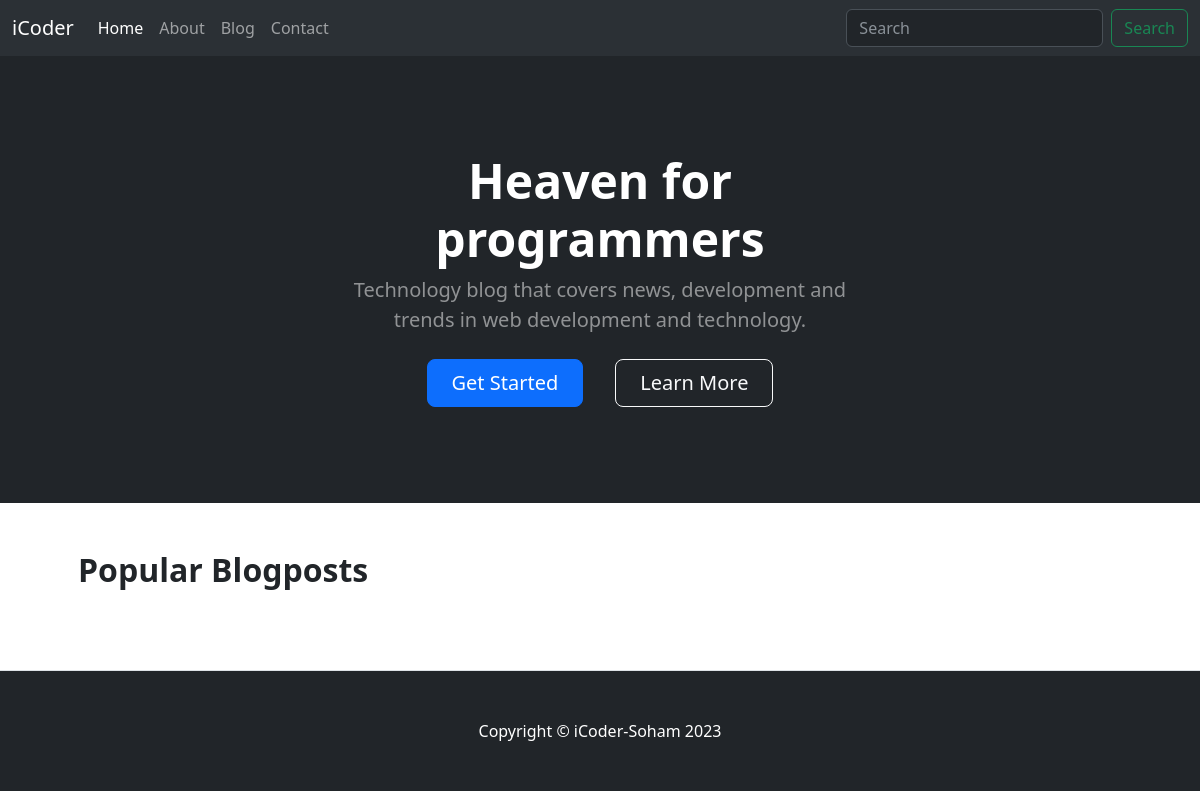
Before: / with the older database file.
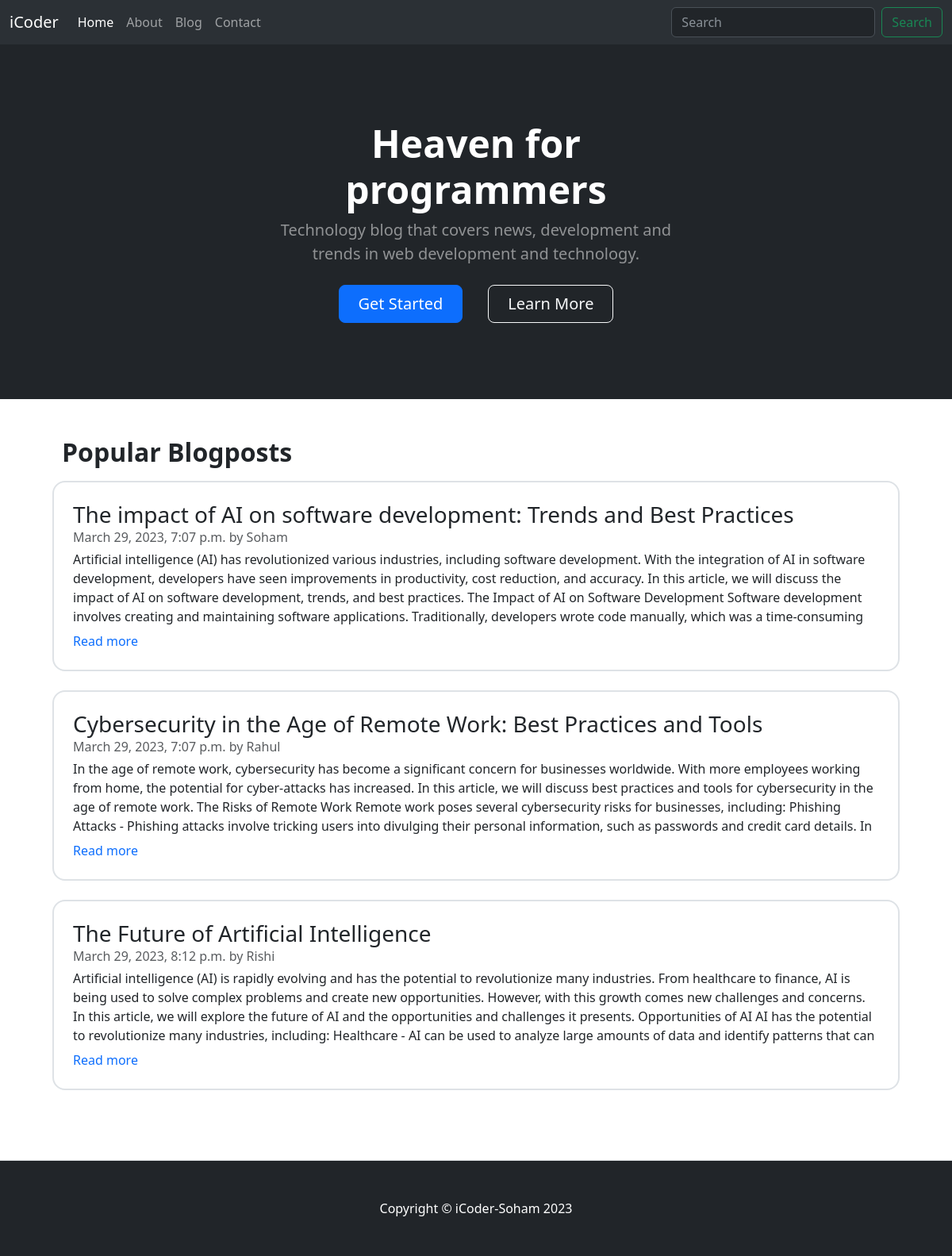
After: the same page with the newer database file.
### blog/models.py (models this page shows, shortened)
class Post(models.Model):
    sno = models.AutoField(primary_key=True)
    title = models.CharField(max_length=255)
    author = models.CharField(max_length=13)
    content = models.TextField()
    timestamp = models.DateTimeField(blank=True)
    slug = models.SlugField(null=True, max_length=255)
    def get_absolute_url(self):
        return reverse("post_detail", kwargs={"slug": self.slug})

### home/views.py (the view)
# urls.py: path("", views.home, name='home'),
def home(request):
    allPosts = Post.objects.all()[:3]
    context = {"allPosts":allPosts}
    return render(request, "home/home.html", context)

### templates/home/home.html (shortened to what this page needs)
{% extends '../base.html' %}
{% block body %}
<header class="bg-dark py-5">
    <div class="container px-5">
        <div class="row gx-5 justify-content-center">
            <div class="col-lg-6">
                <div class="text-center my-5">
                    <h1 class="display-5 fw-bolder text-white mb-2">Heaven for programmers</h1>
                    <p class="lead text-white-50 mb-4">Technology blog that covers news, development and trends in web
                        development and technology.</p>
                    <div class="d-grid gap-3 d-sm-flex justify-content-sm-center">
                        <a class="btn btn-primary btn-lg px-4 me-sm-3" href="/blog">Get Started</a>
                        <a class="btn btn-outline-light btn-lg px-4" href="/about">Learn More</a>
                    </div>
                </div>
            </div>
        </div>
    </div>
</header>
<section class="py-5 border-bottom" id="features">
    <div class="container px-5 md-2">
        <h2 class="fw-bolder">Popular Blogposts</h2>
        <div class="row my-3">
            {% for post in allPosts %}
            <div
                class="row g-0 border border-2 rounded-4 overflow-hidden flex-md-row mb-4 h-md-250 position-relative postcard">
                <div class="col p-4 d-flex flex-column position-static sidecont">
                    <h3 class="mb-0">{{post.title}}</h3>
                    <div class="mb-1 text-muted">{{post.timestamp}} by {{post.author}}</div>
                    <p class="card-text mb-1">{{post.content|truncatechars:600}}</p>
                    <a href="{{post.get_absolute_url}}" class="stretched-link text-decoration-none">Read more</a>
                </div>
            </div>
            {% endfor %}
        </div>
    </div>
</section>
<footer class="py-5 bg-dark">
    <div class="container px-5">
        <p class="m-0 text-center text-white">Copyright &copy; iCoder-Soham 2023</p>
    </div>
</footer>
{% endblock body %}

Changed rows visible on the page:
added Post: title "The impact of AI on software development: Trends and Best Practices", timestamp "March 29, 2023, 7:07 p.m.", author "Soham", content "Artificial intelligence (AI) has revolutionized various industries, including software development. With the integration of AI in software development, developers have seen improvements in productivity, cost reduction, and accuracy. In this article, we will discuss the impact of AI on software development, trends, and best practices. The Impact of AI on Software Development Software development involves creating and maintaining software applications. Traditionally, developers wrote code manually, which was a time-consuming…"
added Post: title "Cybersecurity in the Age of Remote Work: Best Practices and Tools", timestamp "March 29, 2023, 7:07 p.m.", author "Rahul", content "In the age of remote work, cybersecurity has become a significant concern for businesses worldwide. With more employees working from home, the potential for cyber-attacks has increased. In this article, we will discuss best practices and tools for cybersecurity in the age of remote work. The Risks of Remote Work Remote work poses several cybersecurity risks for businesses, including: Phishing Attacks - Phishing attacks involve tricking users into divulging their personal information, such as passwords and credit card details. In…"
added Post: title "The Future of Artificial Intelligence", timestamp "March 29, 2023, 8:12 p.m.", author "Rishi", content "Artificial intelligence (AI) is rapidly evolving and has the potential to revolutionize many industries. From healthcare to finance, AI is being used to solve complex problems and create new opportunities. However, with this growth comes new challenges and concerns. In this article, we will explore the future of AI and the opportunities and challenges it presents. Opportunities of AI AI has the potential to revolutionize many industries, including: Healthcare - AI can be used to analyze large amounts of data and identify patterns that can…"
